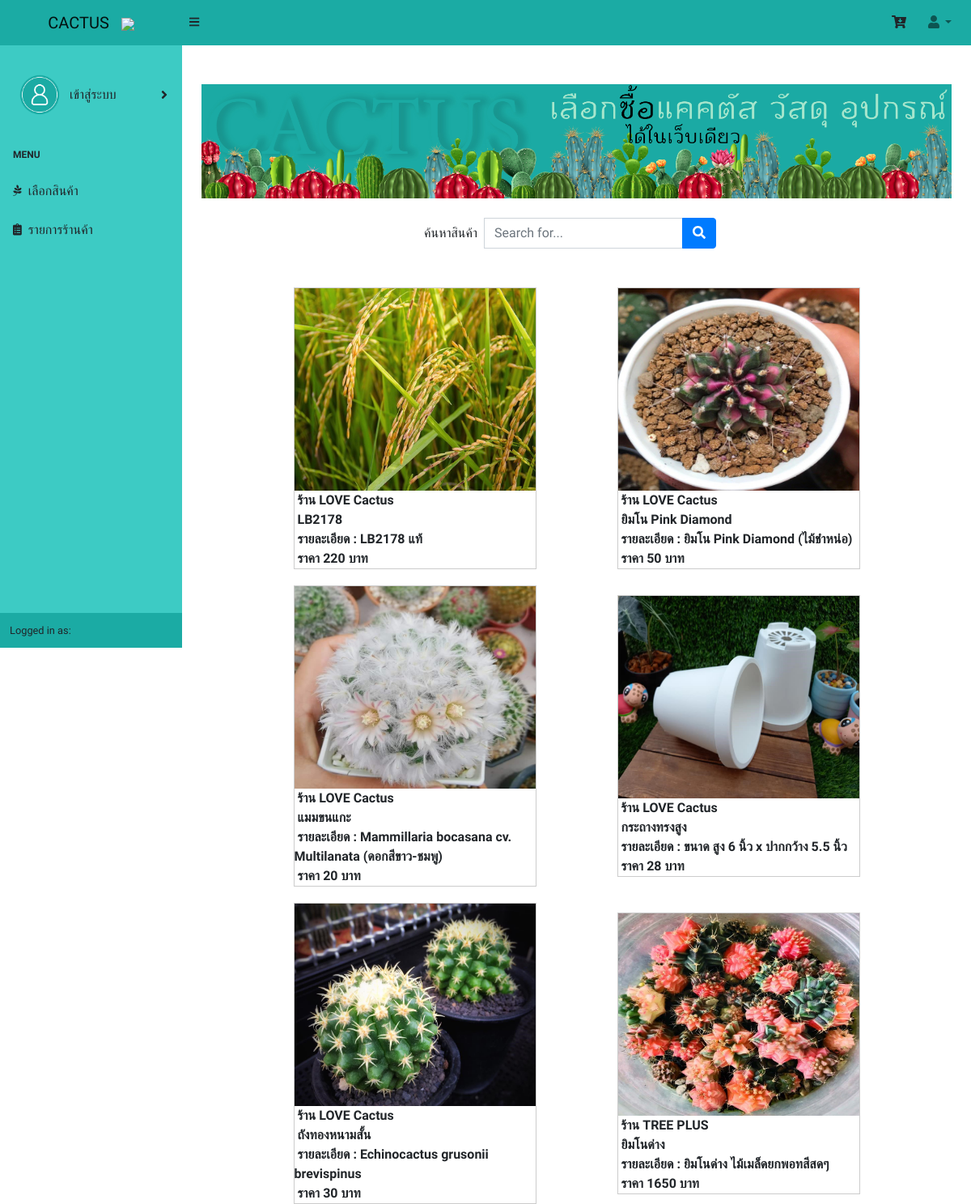
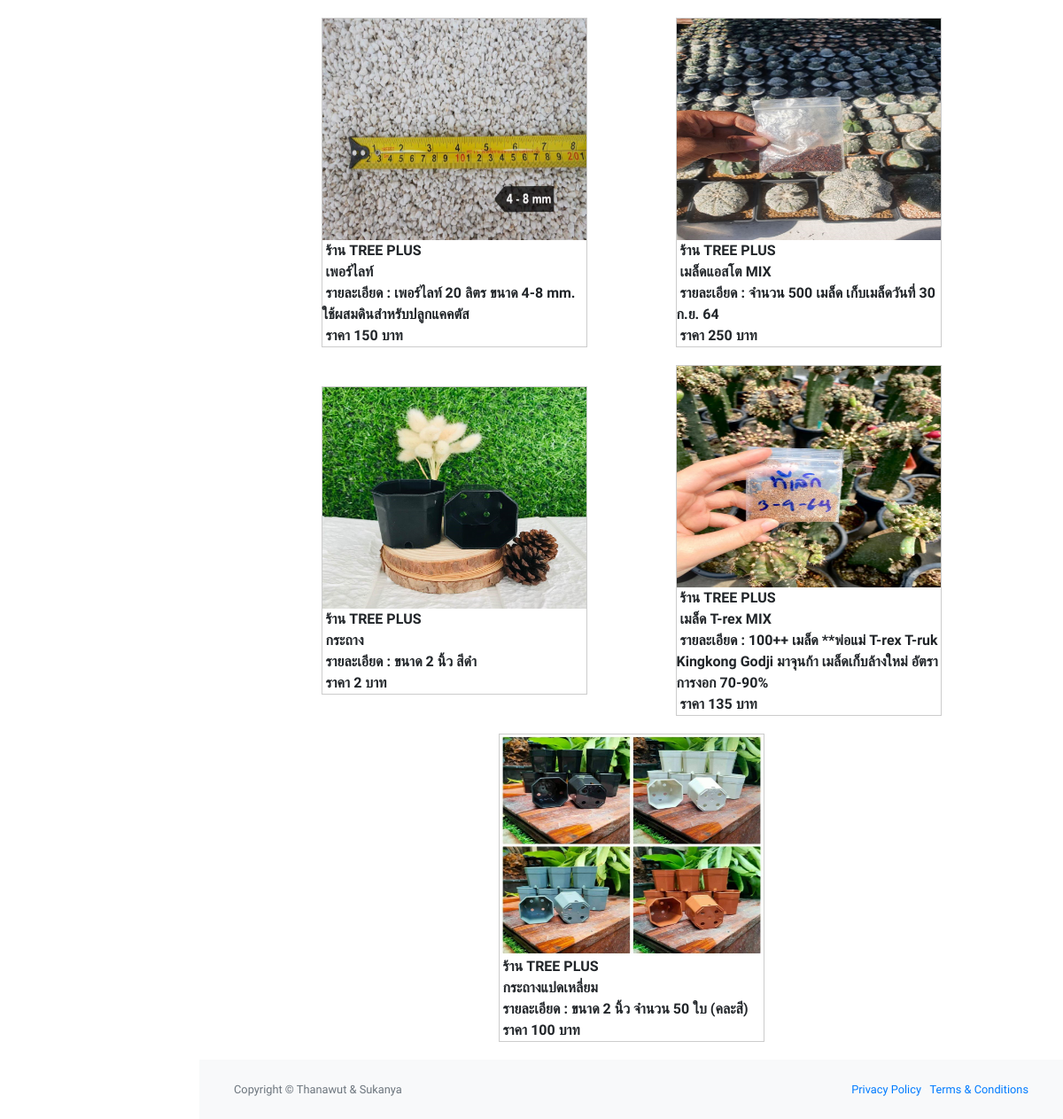
The page / on the database its author committed (2 pictures, top to bottom).
### tables this page shows
CREATE TABLE `product` (
  `product_id` int(11) NOT NULL,
  `product_name` varchar(50) DEFAULT NULL,
  `product_details` varchar(200) DEFAULT NULL,
  `product_type` int(11) DEFAULT NULL,
  `product_price` varchar(7) DEFAULT NULL,
  `product_img` varchar(50) DEFAULT NULL,
  `shop_id` int(11) DEFAULT NULL
);

CREATE TABLE `shop` (
  `shop_id` int(11) NOT NULL,
  `shop_name` varchar(20) DEFAULT NULL,
  `person_authen_id` int(11) NOT NULL,
  `bank_account` varchar(20) DEFAULT NULL,
  `bank_account_number` varchar(10) DEFAULT NULL,
  `provinces` varchar(2) NOT NULL,
  `amphures` varchar(5) NOT NULL,
  `districts` varchar(6) NOT NULL,
  `zip_code` varchar(5) NOT NULL,
  `address_details` varchar(50) NOT NULL
);

### index.php (the view, shortened to what this page needs)
<!DOCTYPE html>
<?php
    include "./connect/conn.php";
    include "./include/body.php";
?>
<html lang="en">
    <head>
        <link href="./css/styles2.css" rel="stylesheet" />
        <link href="https://cdn.datatables.net/1.10.20/css/dataTables.bootstrap4.min.css" rel="stylesheet" />
    </head>
<br>
<img  id="imgeslide" src = "./img/img/b1.jpg" width = "100%">
<center><br>
    <form class="d-none d-md-inline-block form-inline ml-auto mr-0 mr-md-3 my-2 my-md-0" id="form1" name="form1" action="index.php" method="POST">
        <div class="input-group">
            <label for="sel1">ค้นหาสินค้า</label> &nbsp;&nbsp;
            <input class="form-control" type="text" placeholder="Search for..." aria-label="Search" aria-describedby="basic-addon2" id="search" name="search" autocomplete="off" />
            <div class="input-group-append">
                <button type="submit" class="btn btn-primary" type="button"><i class="fas fa-search"></i></button>
            </div>
        </div>
    </form>
    </center>
<?php
echo "<br>";
echo "<br>";
$shop_id = $_GET['val'];
if (isset($shop_id)){
   $sql = "SELECT product.*, product_type.* , shop.shop_name FROM product INNER JOIN product_type INNER JOIN shop ON shop.shop_id = product.shop_id AND product.product_type = product_type.product_type_id WHERE shop.shop_id = '$shop_id'";
   $search = $_POST['search'];
   if ($search <> ''){
       $sql.= " WHERE product_name LIKE '%".$search."%'";
   }
   $result = $conn->query($sql);
    if ($result->num_rows > 0) {
    echo "<div class='flexbox'>";
        while($result_array = $result->fetch_assoc()) {
            echo "<div class='item'>";
                echo "<div class='responsive'>";
                    echo "<div class='img'>";
                    echo "<img src='".$result_array['product_img']."'>";
                    echo "<div class='desc'>&nbsp;<b>i้าน ".$result_array['shop_name']."<br></div>";
                    echo "<div class='desc'>&nbsp;".$result_array['product_name']."</div>";
                    echo "<div class='desc'>&nbsp;รายละเอียด : ".$result_array['product_details']."</div>";
                    echo "<div class='desc'>&nbsp;ราคา ".$result_array['product_price']." บาท</div>";
                    if (isset( $_SESSION['ses_person_status'])){
                        echo "<center><a href='exec_basket.php?shop=".$result_array['shop_id']."&type=".$result_array['product_type_id']."&id=".$result_array['product_id']."&name=".$result_array['product_name']."'target='_self' class='btn btn-warning' role='button'>ใส่ตะกร้า</a></center>";
                    }
                    echo "</div>";
                echo "</div>";
            echo "</div>";
        }
    }else{
        echo "<center>ไม่พบข้อมูล</center>";
    }
} else {
    $sql = "SELECT product.*, product_type.* , shop.shop_name FROM product INNER JOIN product_type INNER JOIN shop ON shop.shop_id = product.shop_id AND product.product_type = product_type.product_type_id";
    $result = $conn->query($sql);
    if ($result->num_rows > 0) {
        echo "<div class='flexbox'>";
            while($result_array = $result->fetch_assoc()) {
                echo "<div class='item'>";
                    echo "<div class='responsive'>";
                        echo "<div class='img'>";
                        echo "<img src='".$result_array['product_img']."'>";
                        echo "<div class='desc'>&nbsp;<b>ร้าน ".$result_array['shop_name']."<br></div>";
                        echo "<div class='desc'>&nbsp;".$result_array['product_name']."</div>";
                        echo "<div class='desc'>&nbsp;รายละเอียด : ".$result_array['product_details']."</div>";
                        echo "<div class='desc'>&nbsp;ราคา ".$result_array['product_price']." บาท</div>";
                        echo "</div>";
                    echo "</div>";
                echo "</div>";
            }
        }else{
            echo "<center>ไม่พบข้อมูล</center>";
        }
 }
?>
                    </div>
                <footer class="py-4 bg-light mt-auto">
                    <div class="container-fluid">
                        <div class="d-flex align-items-center justify-content-between small">
                            <div class="text-muted">Copyright &copy; Thanawut & Sukanya</div>
                            <div>
                                <a href="#">Privacy Policy</a>
                                &middot;
                                <a href="#">Terms &amp; Conditions</a>
                            </div>
                        </div>
                    </div>
                </footer>
    </body>
</html>

### include/body.php (shortened to what this page needs)
<head>
<body class="sb-nav-fixed" onload="javascript:slideImage();">
        <br>
        <nav class="sb-topnav navbar navbar-expand navbar-light" style="background-color:#1baba4;">
            <a class="navbar-brand" href="index.php"><center>CACTUS&nbsp;&nbsp;
                <img src="./img/img/cactus.png" width="35"/></center>
            </a>
            <button class="btn btn-link btn-sm order-1 order-lg-0" id="sidebarToggle" href="#"><i class="fas fa-bars"></i></button>
            <a class="nav-link" style="color:inherit;" a href="basket_shop.php" role="button"><i class="fas fa-cart-arrow-down"></i></a>
            <ul class="navbar-nav ml-auto ml-md-0">
                <li class="nav-item dropdown">
                    <a class="nav-link dropdown-toggle" id="userDropdown" href="#" role="button" data-toggle="dropdown" aria-haspopup="true" aria-expanded="false"><i class="fas fa-user fa-fw"></i></a>
                </li>
            </ul>
        </nav>
        <div id="layoutSidenav">
            <?php  include("./include/headmenu.php"); ?>
            <div id="layoutSidenav_content">
                <main>
                    <div class="container-fluid">
</body>

### include/headmenu.php (shortened to what this page needs)
<div id="layoutSidenav_nav">
    <nav class="sb-sidenav accordion" id="sidenavAccordion" style="background-color:#3dcbc4;">
        <div class="sb-sidenav-menu">
            <div class="nav">
                <?php
                    if ($_SESSION['ses_person_status'] == 'Admin' || 'User') {
                ?>
                        <br><center>
                        <a class="nav-link collapsed" style="color:inherit;" href="#" data-toggle="collapse" data-target="#collapseLayouts" aria-expanded="false" aria-controls="collapseLayouts">
                            <img src="./img/img/user.png" width="50"/>&nbsp;&nbsp;
                            <?php
                                if($_SESSION['ses_person_status'] == ''){
                                    echo "เข้าสู่ระบบ";
                                }else if (isset($_SESSION['ses_person_status'])){
                                    echo "".$_SESSION['ses_person_fname']." ".$_SESSION['ses_person_lname'];
                                }
                            ?>
                            <div class="sb-sidenav-collapse-arrow"><i class="fas fa-angle-down"></i></div>
                        </a></center>
                        <div class="sb-sidenav-menu-heading">Menu</div>
                            <a class="nav-link" target="_self" style="color:inherit;" href="index.php">
                                <div class="sb-nav-link-icon"><i class="fab fa-pagelines"></i></i></div>
                                เลือกสินค้า
                            </a>
                            <a class="nav-link" target="_self" style="color:inherit;" href="show_shop.php">
                                    <div class="sb-nav-link-icon"><i class="fas fa-clipboard-list"></i></i></div>
                                    รายการร้านค้า
                            </a>
                        </div>
                        </div>
                        <div class="sb-sidenav-footer" style="background-color:#1baba4;">
                            <div class="small">Logged in as: <?php echo "".$_SESSION['ses_person_fname']." ".$_SESSION['ses_person_lname'];?></div>
                        </div>
                <?php } ?>
    </nav>
</div>

### index.php (style rules this page uses)
body { font-family: 'Athiti', sans-serif; }
footer { background-color: #555; color: white; padding: 15px; }
.flexbox { display: flex; box-sizing: border-box; flex-direction: row; flex-wrap: wrap; justify-content: center; align-items: center; margin-left: -10px; margin-right: -10px; }
.item { display: block; box-sizing: border-box; width: "33.33%"; padding-left: 50px; padding-right: 50px; margin-bottom: 20px; }
.img { border: 1px solid #ccc; width: 300px; }
.img img { width: 100%; height: 250px; }

### rows shown on the page
product: product_img (picture), shop.shop_name "LOVE Cactus", product_name "LB2178", product_details "LB2178 แท้", product_price "220"
product: product_img (picture), shop.shop_name "LOVE Cactus", product_name "ยิมโน Pink Diamond", product_details "ยิมโน Pink Diamond (ไม้ชำหน่อ)", product_price "50"
product: product_img (picture), shop.shop_name "LOVE Cactus", product_name "แมมขนแกะ", product_details "Mammillaria bocasana cv. Multilanata (ดอกสีขาว-ชมพู)", product_price "20"
product: product_img (picture), shop.shop_name "LOVE Cactus", product_name "กระถางทรงสูง", product_details "ขนาด สูง 6 นิ้ว x ปากกว้าง 5.5 นิ้ว", product_price "28"
product: product_img (picture), shop.shop_name "LOVE Cactus", product_name "ถังทองหนามสั้น", product_details "Echinocactus grusonii brevispinus", product_price "30"
product: product_img (picture), shop.shop_name "TREE PLUS", product_name "ยิมโนด่าง", product_details "ยิมโนด่าง ไม้เมล็ดยกพอทสีสดๆ", product_price "1650"
product: product_img (picture), shop.shop_name "TREE PLUS", product_name "เพอร์ไลท์", product_details "เพอร์ไลท์ 20 ลิตร ขนาด 4-8 mm. ใช้ผสมดินสำหรับปลูกแคคตัส", product_price "150"
product: product_img (picture), shop.shop_name "TREE PLUS", product_name "เมล็ดแอสโต MIX", product_details "จำนวน 500 เมล็ด เก็บเมล็ดวันที่ 30 ก.ย. 64", product_price "250"
product: product_img (picture), shop.shop_name "TREE PLUS", product_name "กระถาง", product_details "ขนาด 2 นิ้ว สีดำ", product_price "2"
product: product_img (picture), shop.shop_name "TREE PLUS", product_name "เมล็ด T-rex MIX", product_details "100++ เมล็ด **พ่อแม่ T-rex T-ruk Kingkong Godji มาจุนก้า เมล็ดเก็บล้างใหม่ อัตราการงอก 70-90%", product_price "135"
product: product_img (picture), shop.shop_name "TREE PLUS", product_name "กระถางแปดเหลี่ยม", product_details "ขนาด 2 นิ้ว จำนวน 50 ใบ (คละสี)", product_price "100"
